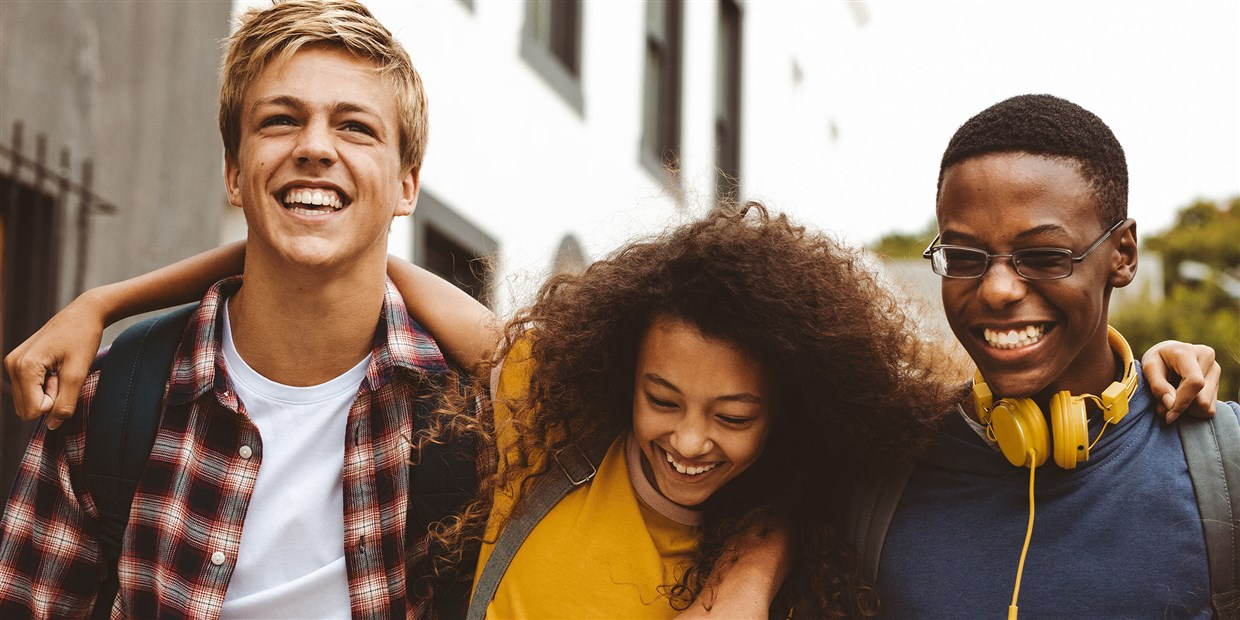
#> input picture resources/people.jpg, 1240 x 620 px, given in place of the camera
$ python webcam.py
#> lines starting #> are read from the running program, lines starting #| are printed output that depends on the picture; after the words box and inside, x2 and y2 are one past the last pixel; in counts of white or black regions, pixels touching at a corner belong together
import cv2 as cv
import socket
import numpy as np
from djitellopy import *

class FaceDetector:
    """ Face detector class """

    def __init__(self, settings=None, debug=False):
#> called with debug = False
        self.settings = {
            'scaleFactor': 1.2,
            'minNeighbors': 4,
            'size': (1280, 720),
            'maxTrackingLostCount': 10,
            'faceAssociationThreshold': 50,
            'foreheadRatio': 1.1,
            'morphKernelSize': (5, 5),
            'debug': debug,
        }
        self.face_cascade = cv.CascadeClassifier(
            'haarcascade_frontalface_default.xml')
        self.tracked_faces = {}
        self.tracking_lost_count = 0
        self.face_counter = 0
        self.mask_window_name = 'Masks'
        self.lowest_id_face = None
        self.cx = None
        self.cy = None

        if settings:
            for setting, value in settings.items():
                sanitized_setting = setting.lower()
                if sanitized_setting in self.settings:
                    # Set the settings to the sanitized keys and values
                    self.settings[sanitized_setting] = value

    def start(self):
        capture = cv.VideoCapture(0)

        while True:
            ret, frame = capture.read()
#> frame is the input picture: shape (620, 1240, 3); mean B, G, R 106.9, 122.3, 143.3
            if not ret:
                break

            if self.cx is None:
                self.cx = int(frame.shape[1] / 2)
            if self.cy is None:
                self.cy = int(frame.shape[0] / 2)

            gray = cv.cvtColor(frame, cv.COLOR_BGR2GRAY)
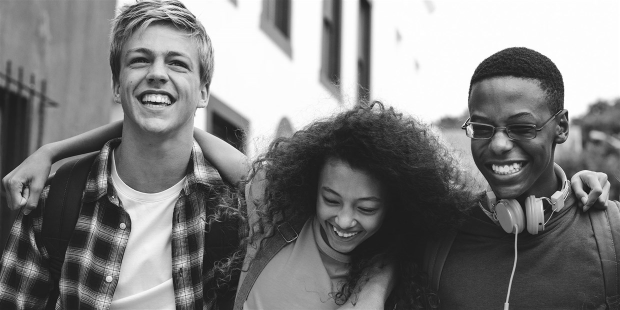
#> gray: shape (620, 1240) (shown at 1/2 size); min 3, max 255, mean 126.8
            detections = self.face_cascade.detectMultiScale(
                gray, self.settings['scaleFactor'], self.settings['minNeighbors'])
#> detections = [[223, 48, 188, 188], [615, 344, 166, 166]]

            self.masks = []

            if len(detections) > 0:
                self.__track_faces(frame, detections)

            else:
                for label in list(self.tracked_faces.keys()):
                    self.tracked_faces[label]['tracking_lost_count'] += 1
                    if self.tracked_faces[label]['tracking_lost_count'] >= self.settings['maxTrackingLostCount']:
                        del self.tracked_faces[label]

            # print(self.tracked_faces)

            if self.settings['debug']:
                self.__show_debug_window(frame)

            cv.imshow('Webcam Feed', frame)

            if cv.waitKey(1) & 0xFF == ord('q'):
                break

        capture.release()
        cv.destroyAllWindows()

    def __track_faces(self, frame, detections):
        new_faces = {}
        first_enemy_found = False

        for x, y, w, h in detections:
            cx = int(w / 2 + x)
            cy = int(h / 2 + y)
            label, mask = self.__draw_detections(frame, x, y, w, h, cx)
            cv.circle(frame, (cx, cy), 5, (0, 255, 0), -1)
            self.tracking_lost_count = 0


            associated = False
            for face_label, face_data in self.tracked_faces.items():
                distance = np.sqrt((cx - face_data['cx'])**2 + (cy - face_data['cy'])**2)
                if distance < self.settings['faceAssociationThreshold']:
                    if label == 'Enemy' and not first_enemy_found:
                        # Associate the detected face with the first enemy found
                        face_data['cx'] = cx
                        face_data['cy'] = cy
                        face_data['targeted'] = False
                        # first_enemy_found = True
                    else:
                        face_data['cx'] = cx
                        face_data['cy'] = cy
                        face_data['targeted'] = False
                    associated = True
                    new_faces[face_label] = face_data
                    break


            if not associated:
                self.face_counter += 1
                new_faces[f'{label} {self.face_counter}'] = {
                    'cx': cx,
                    'cy': cy,
                    'id': f'{self.face_counter}',
                    'tracking_lost_count': 0,
                    'targeted': False
                }

            if self.settings['debug']:
                self.masks.append(mask)
#> this loop made 2 passes
#> (x, y, w, h, cx, cy, forehead in __draw_detections, friendly_lower in __draw_detections) on passes 1 to 2: (223, 48, 188, 188, 317, 142, 43, [40, 50, 50]), (615, 344, 166, 166, 698, 427, 312, [40, 50, 50])
#> pass 1, in __draw_detections, `friendly_mask = cv.inRange(hsv_frame, friendly_lower, friendly_upper)`:
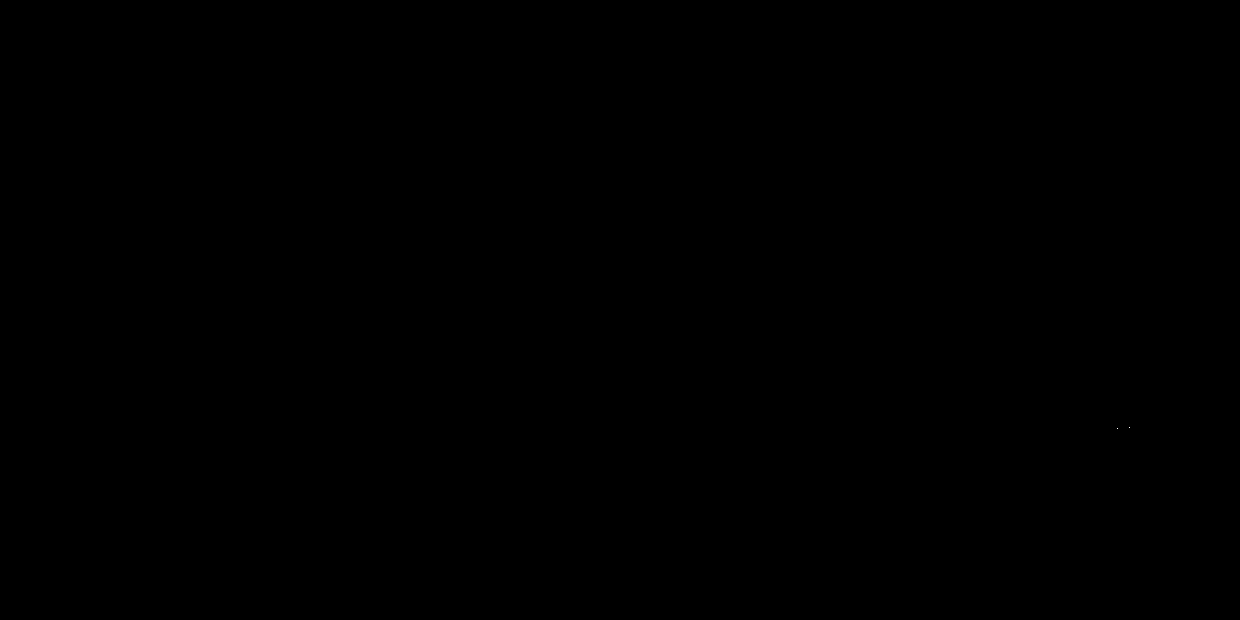
#> friendly_mask: shape (620, 1240); 0% white in thin lines or dots, all inside (x1, y1, x2, y2) = (1117, 427, 1130, 429)
#> pass 1, in __draw_detections, `enemy_mask = cv.morphologyEx(enemy_mask, cv.MORPH_CLOSE, np.ones(self...`:
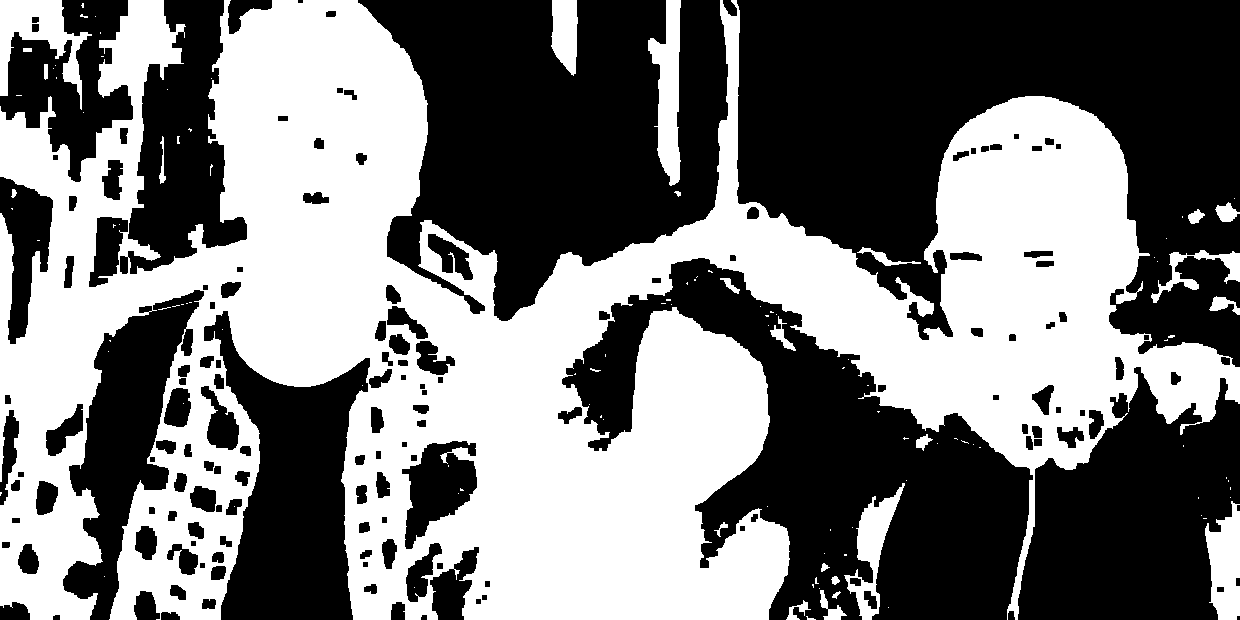
#> enemy_mask: shape (620, 1240); 47.3% white; 115 white regions (89 under 20 px), largest, box (x1, y1, x2, y2) and area: (0, 0, 1240, 620) 345237, (0, 0, 92, 110) 3848, (648, 0, 681, 186) 3534
#> after the loop:
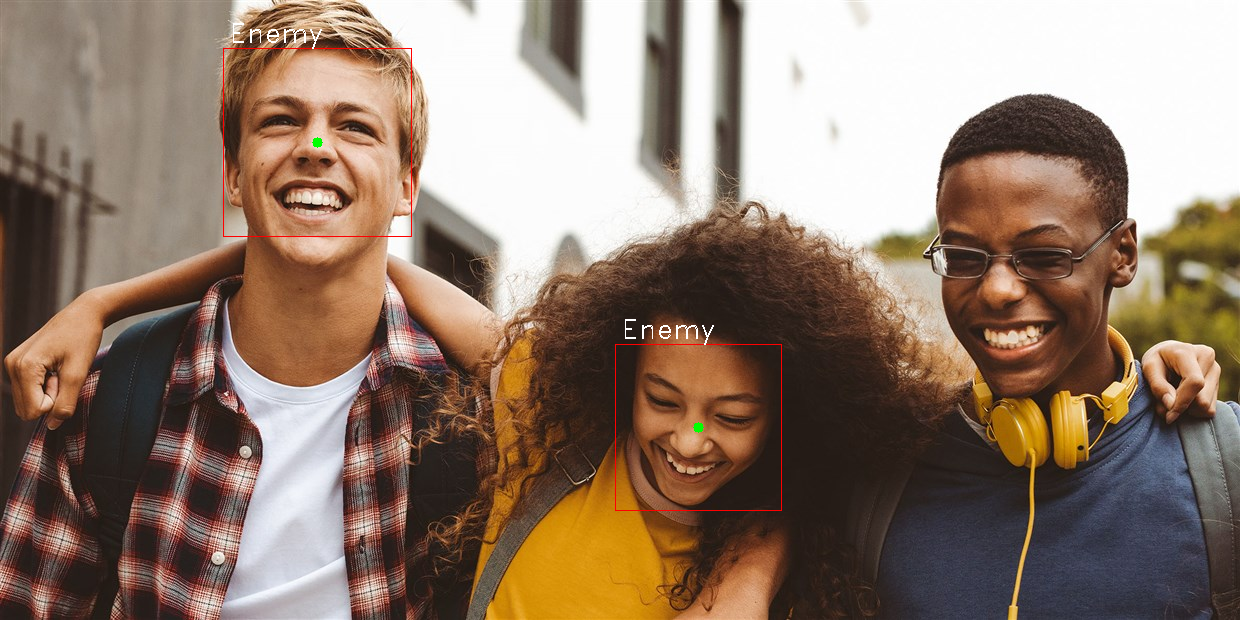
#> frame: shape (620, 1240, 3); 0.3% of pixels changed, all inside (x1, y1, x2, y2) = (223, 23, 782, 511)
#> after the loop, new_faces = 2 items; self.face_counter = 2; self.masks = []

        self.tracked_faces = new_faces
#> self.tracked_faces = 2 items

        cv.circle(frame, (self.cx, self.cy), 5, (0, 0, 255), -1)
#> frame: shape (620, 1240, 3); 0.01% of pixels changed, all inside (x1, y1, x2, y2) = (615, 305, 626, 316)

        # Print the label of the face with the lowest ID
        self.lowest_id_face = min(self.tracked_faces.values(), key=lambda x: int(x['id']))
#> self.lowest_id_face = {'cx': 317, 'cy': 142, 'id': '1', 'tracking_lost_count': 0, 'targeted': False}
        self.lowest_id_face['targeted'] = True

        print(frame.shape)
#| (620, 1240, 3)

        if self.lowest_id_face['targeted']:
            if self.cx < self.lowest_id_face['cx']:
                print(f"Move left. {self.cx} < {self.lowest_id_face['cx']}. {self.lowest_id_face['targeted']}")
            elif self.cx > self.lowest_id_face['cx']:
                print(f"Move right. {self.cx} > {self.lowest_id_face['cx']}. {self.lowest_id_face['targeted']}")
#| Move right. 620 > 317. True
            # [4 lines of commented-out code are left out]
            else:
                print('No movement necessary')

        # print(self.tracked_faces)

    def __draw_detections(self, frame, x, y, w, h, cx):
        forehead = int(y / self.settings['foreheadRatio'])
        hsv_frame = cv.cvtColor(frame, cv.COLOR_BGR2HSV)

        friendly_lower = np.array([40, 50, 50])
        friendly_upper = np.array([80, 255, 255])
        enemy_lower = np.array([0, 50, 50])
        enemy_upper = np.array([20, 255, 255])

        friendly_mask = cv.inRange(hsv_frame, friendly_lower, friendly_upper)
        enemy_mask = cv.inRange(hsv_frame, enemy_lower, enemy_upper)

        friendly_mask = cv.morphologyEx(friendly_mask, cv.MORPH_CLOSE, np.ones(self.settings['morphKernelSize'], np.uint8))
        enemy_mask = cv.morphologyEx(enemy_mask, cv.MORPH_CLOSE, np.ones(self.settings['morphKernelSize'], np.uint8))

        friendly_pixel_count = np.sum(friendly_mask[forehead, :])
        enemy_pixel_count = np.sum(enemy_mask[forehead, :])

        if friendly_pixel_count > enemy_pixel_count:
            label = 'Friendly'
        elif enemy_pixel_count > friendly_pixel_count:
            label = 'Enemy'
        else:
            label = 'Unknown'

        b = 255 if label == 'Unknown' else 0
        g = 255 if label != 'Enemy' else 0
        r = 255 if label == 'Enemy' else 0

        for _, face_data in self.tracked_faces.items():
            if face_data['targeted'] and face_data['tracking_lost_count'] < self.settings['maxTrackingLostCount']:
                label = f'{label} - Targeted'
            face_data['targeted'] = False

        bgr_colors = (b, g, r)

        cv.rectangle(frame, (x, y), (x+w, y+h), bgr_colors, 1)
        cv.putText(frame, label, (x + 6, y - 6),
                    cv.FONT_HERSHEY_DUPLEX, 0.9, (255, 255, 255), 1)

        colored_mask = cv.merge((friendly_mask, np.zeros_like(friendly_mask), enemy_mask))

        return label, colored_mask

    # [6 lines left out: function __show_debug_window, not called in this run]

if __name__ == '__main__':
    custom_settings = {
        'scaleFactor': 1.2,             # Adjust the scale factor for face detection (smaller values for more detections)
        'minNeighbors': 4,              # Adjust the minimum neighbors for face detection (higher values for fewer false positives)
        'maxTrackingLostCount': 10,     # Maximum number of frames to keep tracking a lost face
        'faceAssociationThreshold': 50, # Threshold for associating detected faces with tracked faces (adjust based on distance)
        'foreheadRatio': 1.1,           # Adjust the forehead region ratio for color analysis
        'morphKernelSize': (5, 5),      # Adjust the kernel size for morphological operations to reduce mask noise
        'debug': False,                  # Enable or disable the debug mode
    }

    detector = FaceDetector(settings=custom_settings)
    detector.start()
#> (key q is pressed here)


# def camera():
#     custom_settings = {
#         'scaleFactor': 1.2,             # Adjust the scale factor for face detection (smaller values for more detections)
#         'minNeighbors': 4,              # Adjust the minimum neighbors for face detection (higher values for fewer false positives)
#         'maxTrackingLostCount': 10,     # Maximum number of frames to keep tracking a lost face
#         'faceAssociationThreshold': 50, # Threshold for associating detected faces with tracked faces (adjust based on distance)
#         'foreheadRatio': 1.1,           # Adjust the forehead region ratio for color analysis
#         'morphKernelSize': (5, 5),      # Adjust the kernel size for morphological operations to reduce mask noise
#         'debug': True,                  # Enable or disable the debug mode
#     }

#     detector = FaceDetector(settings=custom_settings)
#     detector.start()

# if __name__ == '__main__':
#     camera()

$ run again, on resources/sebas.jpg
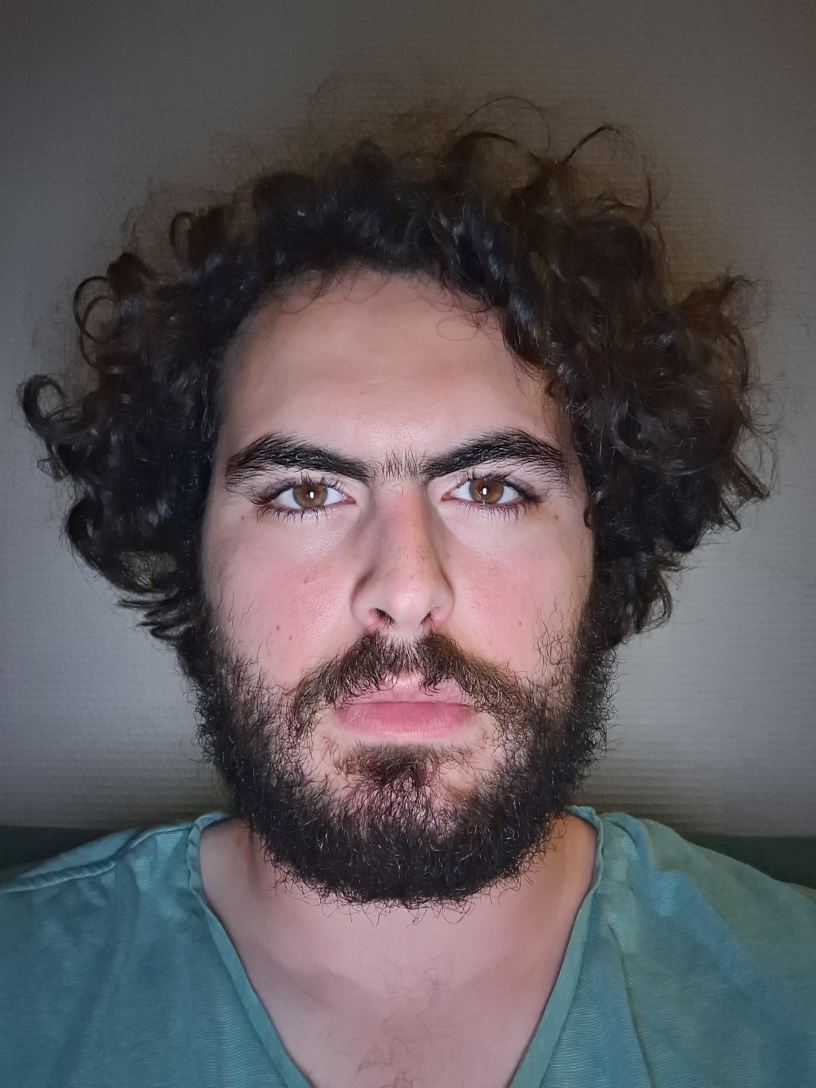
#> input picture resources/sebas.jpg, 2448 x 3264 px, given in place of the camera (shown at 1/3 size)
#> in start, frame is the input picture: shape (3264, 2448, 3); mean B, G, R 90.2, 87.4, 93.1
#> in start, `gray = cv.cvtColor(frame, cv.COLOR_BGR2GRAY)`:
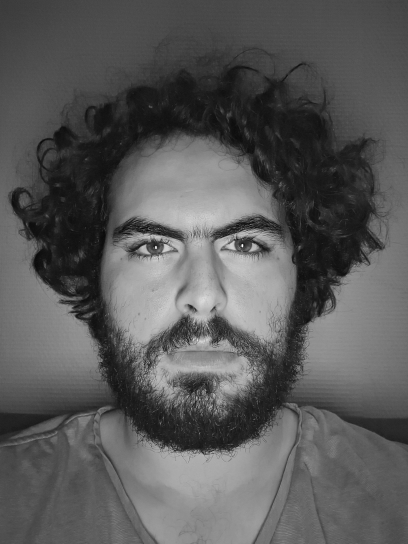
#> gray: shape (3264, 2448) (shown at 1/6 size); min 0, max 255, mean 89.4
#> detections = [[440, 894, 1500, 1500]]
#> the loop in __track_faces, `for x, y, w, h in detections:` made 1 pass
#> (x, y, w, h, cx, cy, forehead in __draw_detections, friendly_lower in __draw_detections) on pass 1: (440, 894, 1500, 1500, 1190, 1644, 812, [40, 50, 50])
#> pass 1, in __draw_detections, `friendly_mask = cv.morphologyEx(friendly_mask, cv.MORPH_CLOSE, np.ones..`:
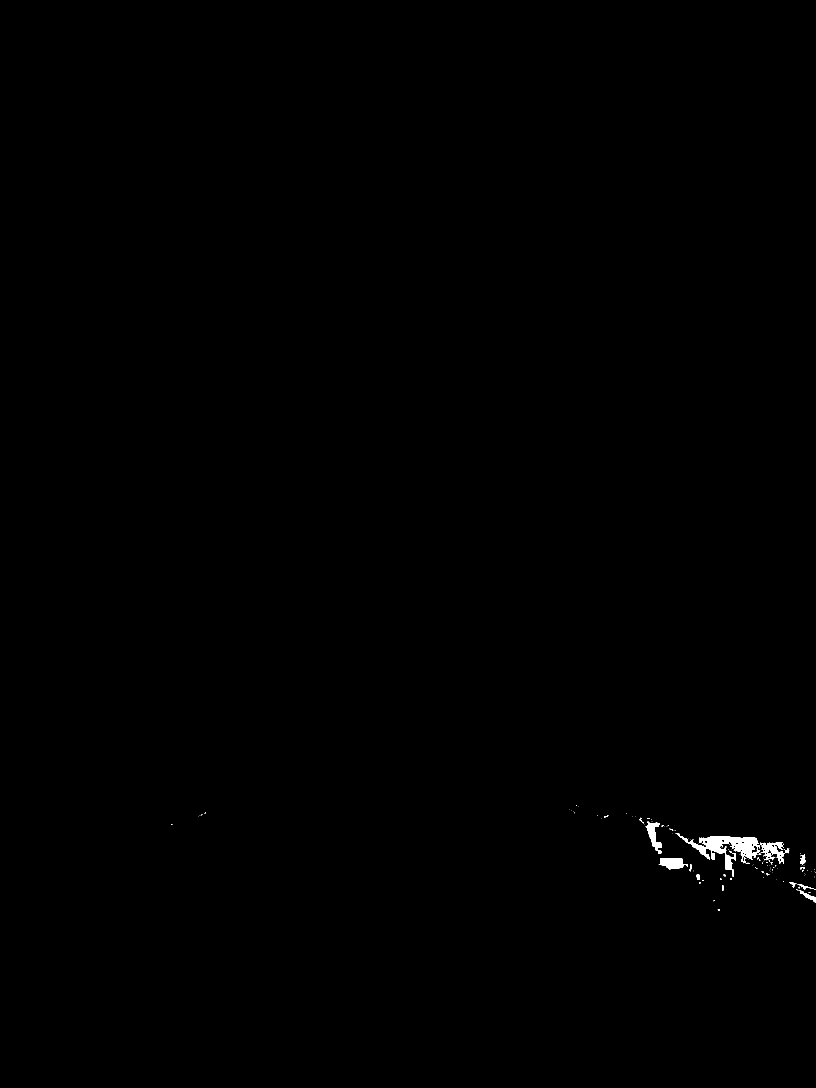
#> friendly_mask: shape (3264, 2448) (shown at 1/3 size); 0.21% white; 115 white regions (93 under 20 px), largest, box (x1, y1, x2, y2) and area: (2026, 2499, 2280, 2630) 9015, (2280, 2528, 2355, 2592) 2011, (1976, 2576, 2064, 2609) 1895
#> after the loop in __track_faces, `for x, y, w, h in detections:`: new_faces = 1 item; self.face_counter = 1; self.masks = []
#> self.tracked_faces = 1 item
#> self.lowest_id_face = {'cx': 1190, 'cy': 1644, 'id': '1', 'tracking_lost_count': 0, 'targeted': False}
#| (3264, 2448, 3)
#| Move right. 1224 > 1190. True
